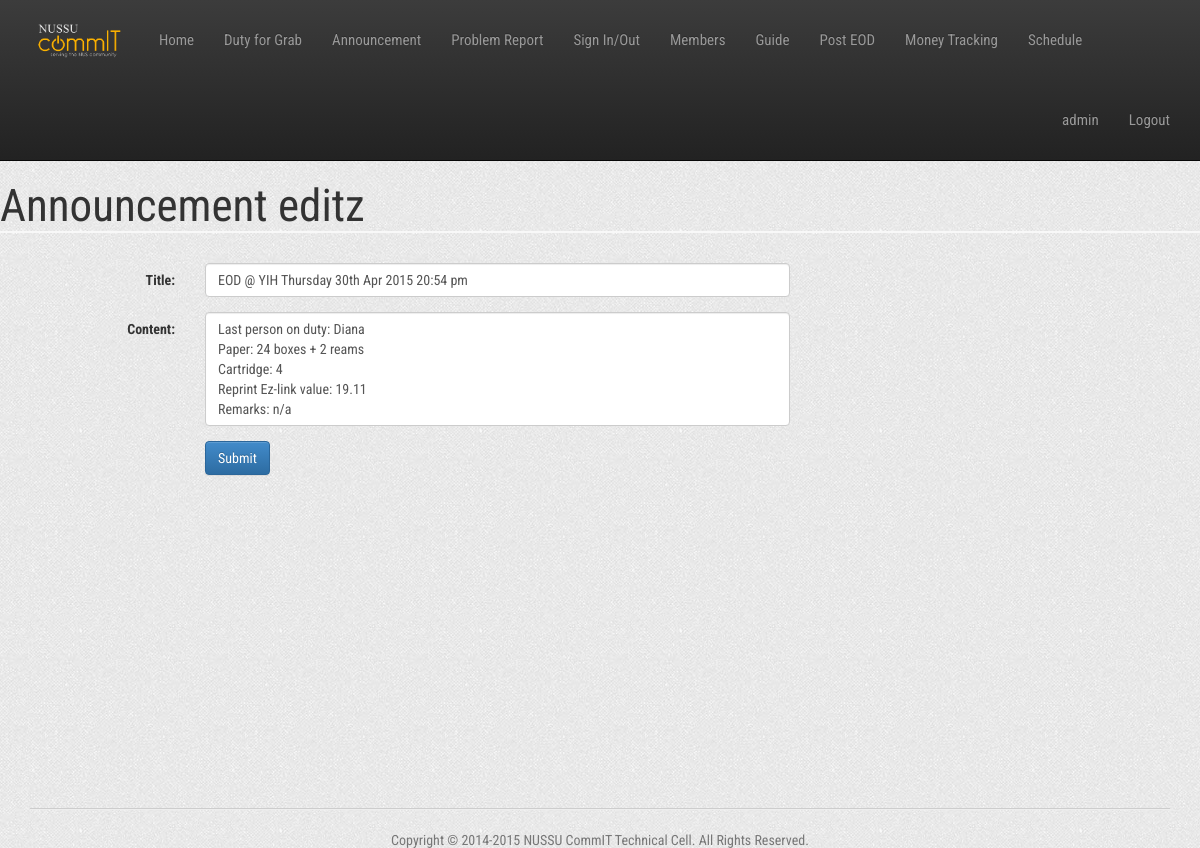
Page /announcement_edit.php?id=84 (signed in) on the committed database.
### tables this page shows
CREATE TABLE IF NOT EXISTS `announcement` (
  `id` int(11) NOT NULL,
  `title` text NOT NULL,
  `content` longtext NOT NULL,
  `time` text NOT NULL,
  `timeline` timestamp NOT NULL DEFAULT CURRENT_TIMESTAMP
);

### Controller/AnnouncementController.php (called while the page is built, shortened)
<?php
class AnnouncementController {
    private function isAnnouncementExist($id, $conn){
        $stmt = $conn->prepare('SELECT count(*) FROM announcement WHERE id = :id');
        $stmt->execute(array('id' => $id));
        return $stmt->fetchColumn();
    }
    public function getAnnouncement($id){
        try{
            $conn = connect();
            if(self::isAnnouncementExist($id, $conn)){
                $stmt = $conn->prepare("SELECT title, content FROM announcement WHERE id = :id");
                $stmt->execute(array("id" => $id));
                return $stmt->fetch(PDO::FETCH_ASSOC);
            } else return false;
        } catch(PDOException $e){
            echo 'ERROR: '. $e->getMessage();
        }
    }
}
?>

### announcement_edit.php (the view, shortened to what this page needs)
<?php
    include_once(dirname(__FILE__).'/Controller/AnnouncementController.php');
    $announcement_controller = AnnouncementController::getInstance();
    $id = $_GET['id'];
    if(!$getAnnouncement = $announcement_controller->getAnnouncement($id)){
        $_SESSION['error'] = "Unable to update, announcement does not exist.";
        header("Location: announcement");
        exit;
    }
?>
<html>
	<head>
		<link href="includes/css/bootstrap.min.css" rel="stylesheet">
		<link href="includes/css/bootstrap-theme.min.css" rel="stylesheet">
        <link href="includes/css/style.css" rel="stylesheet">
	</head>
    <body>
        <?php include(dirname(__FILE__).'/includes/header.php');?>
        <h1> Announcement editz</h1>
        <br/>
        <form class="form-horizontal" action="announcement_edit" method="post">
            <div class="form-group">
                <label class = "col-sm-2 control-label">Title: </label>
                <div class="col-sm-6">
                    <input type = "text" name="title" value = "<?php echo $getAnnouncement['title'] ?>" required class="form-control">
                </div>
            </div>
            <div class="form-group">
                <label class = "col-sm-2 control-label">Content: </label>
                <div class="col-sm-6">
                    <textarea style="resize:none" class="form-control" rows="5" name="content"><?php echo $getAnnouncement['content'] ?></textarea>
                </div>
            </div>
            <div class="form-group">
                <div class="col-sm-offset-2 col-sm-10">
                  <button type="submit" name="submit" class="btn btn-primary">Submit</button>
                </div>
          </div>
        </form>
        <?php include(dirname(__FILE__).'/includes/footer.php');?>
	</body>
</html>

### includes/css/style.css (style rules this page uses)
html { position: relative; min-height: 100%; }
body { margin-bottom: 60px; background: url(../img/bg.png); }
h1, h2 { font-family: 'Roboto Condensed', sans-serif; font-size:45px; font-weight:400; color:#333333; }
h1 { border-bottom: 2px solid #f8f8f8; }

### rows in the picture
announcement: title "EOD @ YIH Thursday 30th Apr 2015 20:54 pm", content "Last person on duty: Diana Paper: 24 boxes + 2 reams Cartridge: 4 Reprint Ez-link value: 19.11 Remarks: n/a"

### other values in the picture
$_SESSION['user_name'] "admin"
